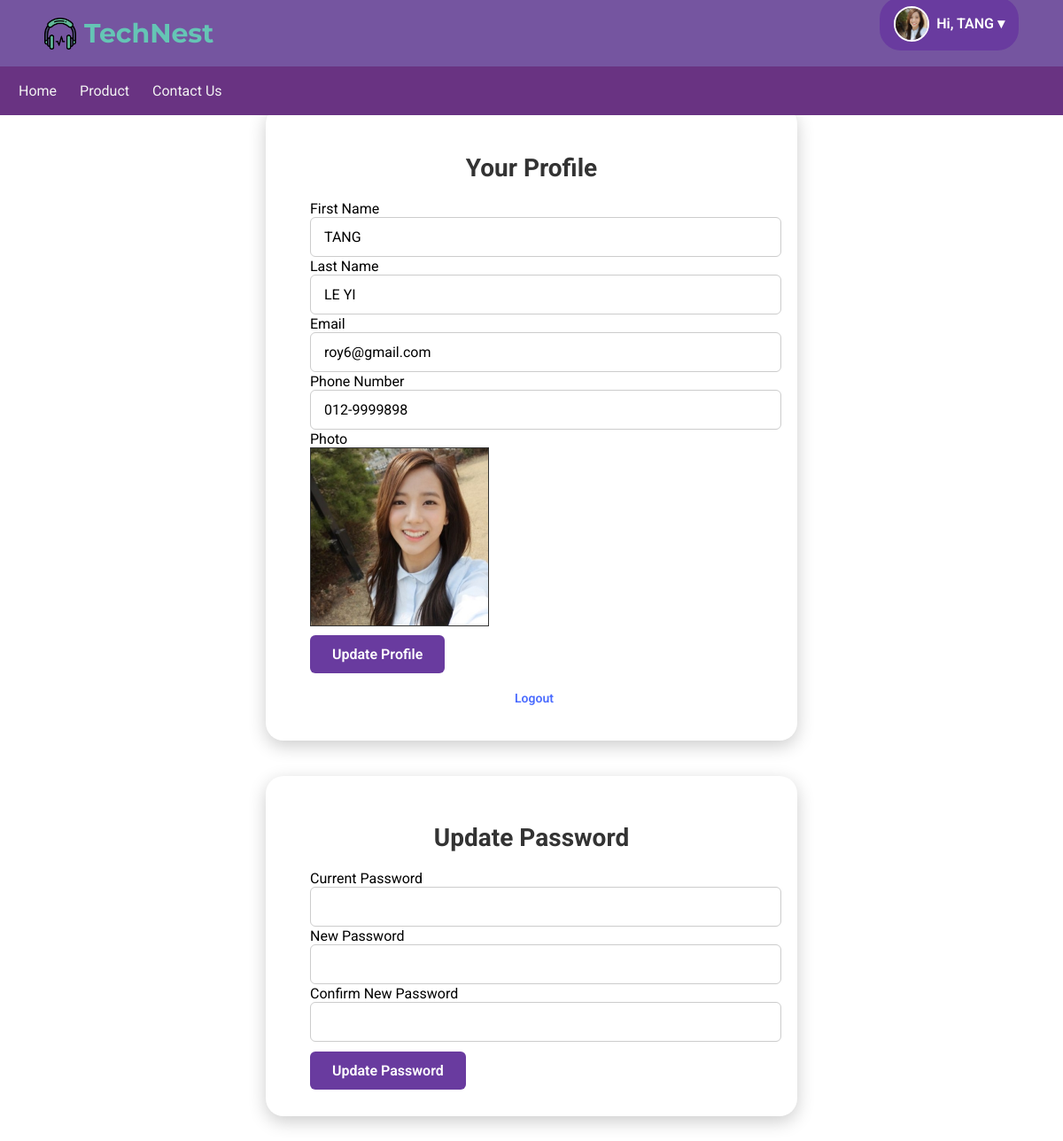
Screenshot of /page/profile.php (signed in) with the database file from the repository.
### tables this page shows
CREATE TABLE `user` (
  `userID` int(10) NOT NULL,
  `fname` varchar(100) NOT NULL,
  `lname` varchar(100) NOT NULL,
  `email` varchar(100) NOT NULL,
  `phoneNo` varchar(50) NOT NULL,
  `userPhoto` varchar(100) NOT NULL,
  `password` varchar(255) NOT NULL,
  `reset_code` varchar(6) DEFAULT NULL,
  `reset_expiry` datetime DEFAULT NULL
);

### page/profile.php (the view, shortened to what this page needs)
<?php
require '../_base.php';
include '../_head.php';
$userID = $_SESSION['userID'];
$stm = $_db->prepare("SELECT * FROM user WHERE userID = ?");
$stm->execute([$userID]);
$user = $stm->fetch(PDO::FETCH_ASSOC);
$fname   = $user['fname'];
$lname   = $user['lname'];
$email   = $user['email'];
$phoneNo = $user['phoneNo'];
?>
<div class="profile-box">
    <h2 class="login-title">Your Profile</h2>
    <form method="post" enctype="multipart/form-data">
        <label>First Name</label>
        <input type="text" name="fname" value="<?= htmlspecialchars($fname) ?>">
        <label>Last Name</label>
        <input type="text" name="lname" value="<?= htmlspecialchars($lname) ?>">
        <label>Email</label>
        <input type="email" name="email" value="<?= htmlspecialchars($email) ?>">
        <label>Phone Number</label>
        <input type="text" name="phoneNo" value="<?= htmlspecialchars($phoneNo) ?>">
        <label for="photo">Photo</label>
        <label class="upload" tabindex="0">
            <img src="/userPhoto/<?= htmlspecialchars($_SESSION['userPhoto'])?>">
        </label>
        <section>
            <button type="submit" name="update_profile">Update Profile</button>
        </section>
    </form>
    <div class="links">
        <a href="/page/logout.php">Logout</a>
    </div>
</div>
<div class="password-profile">
    <h2 class="login-title">Update Password</h2>
    <form method="post" enctype="multipart/form-data">
        <label>Current Password</label>
            <input type="password" name="current_pass">
            <br>
        <label>New Password</label>
        <input type="password" name="new_pass">
        <br>
        <label>Confirm New Password</label>
        <input type="password" name="confirm_pass">
        <br>
        <section>
            <button type="submit" name="update_password">Update Password</button>
        </section>
    </form>
</div>

### css/app.css (style rules this page uses)
body, input, button, textarea, select { font-family: 'Roboto', sans-serif; font-size: 16px; }
body { margin: 0; min-height: 100vh; flex-direction: column; }
.login-title { font-size: 28px; font-weight: 700; margin-bottom: 25px; text-align: center; color: #333; }
section { display: flex; justify-content: space-between; margin-top: 10px; }
button { padding: 12px 23px; border: none; background: #693b9f; color: #fff; border-radius: 6px; cursor: pointer; font-weight: 600; transition: 0.2s; }
.links { margin-top: 20px; text-align: center; font-size: 14px; }
.links a { margin-left: 6px; color: #4b6cff; text-decoration: none; font-weight: 600; }
.links { margin-bottom: 10px; }
label.upload img { display: block; border: 1px solid #333; width: 200px; height: 200px; object-fit: cover; cursor: pointer; }
.profile-box, .password-profile { max-width: 600px; margin: 40px auto; padding: 30px 50px; background: #fff; border-radius: 20px; box-shadow: 0 6px 20px rgba(0, 0, 0, 0.2); box-sizing: border-box; }
.profile-box h2, .password-profile h2 { font-size: 28px; margin-bottom: 20px; }
.profile-box form input, .password-profile form input { width: 100%; padding: 12px 15px; margin-bottom: 1px; border-radius: 6px; border: 1px solid #ccc; }
.profile-box form button, .password-profile form button { padding: 12px 25px; border-radius: 6px; }

### rows the page displays
user: fname "TANG", lname "LE YI", email "roy6@gmail.com", phoneNo "012-9999898"

### other values shown
$_SESSION['lname'] "TANG"
